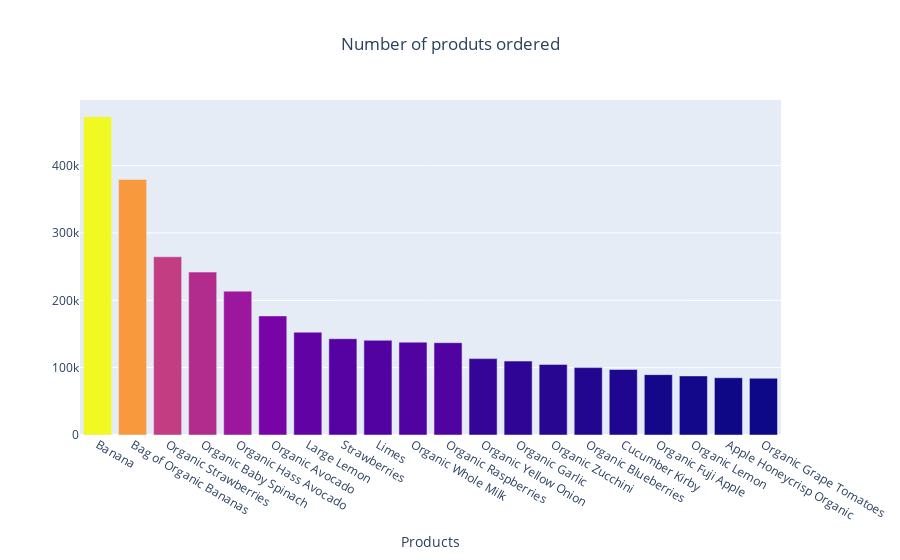

The notebook cell saved with this chart:
### Code cell
fig = go.Figure(
    data = go.Bar(x=result_2['product_name'].value_counts().head(20).index, 
             y=result_2['product_name'].value_counts().head(20).values, 
                  marker={'color': result_2['product_name'].value_counts().head(20).values,
            'colorscale': 'plasma'}, showlegend = False),
    layout = go.Layout(
        title = go.layout.Title(text = "Number of produts ordered", x = 0.5),
        xaxis = go.layout.XAxis(title = 'Products')
    )
)

fig.show()

#B = result_2['product_name'].value_counts(ascending=True).head(20)

### Figure 1 — Plotly figure (JSON) as saved in the notebook; plotly's stock layout.template omitted (floating-point values rounded to 4 significant figures)
{"data": [{"marker": {"color": [472565, 379450, 264683, 241921, 213584, 176815, 152657, 142951, 140627, 137905, 137057, 113426, 109778, 104823, 100060, 97315, 89632, 87746, 85020, 84255], "colorscale": [[0, "#0d0887"], [0.1111, "#46039f"], [0.2222, "#7201a8"], [0.3333, "#9c179e"], [0.4444, "#bd3786"], [0.5556, "#d8576b"], [0.6667, "#ed7953"], [0.7778, "#fb9f3a"], [0.8889, "#fdca26"], [1, "#f0f921"]]}, "showlegend": false, "type": "bar", "x": ["Banana", "Bag of Organic Bananas", "Organic Strawberries", "Organic Baby Spinach", "Organic Hass Avocado", "Organic Avocado", "Large Lemon", "Strawberries", "Limes", "Organic Whole Milk", "Organic Raspberries", "Organic Yellow Onion", "Organic Garlic", "Organic Zucchini", "Organic Blueberries", "Cucumber Kirby", "Organic Fuji Apple", "Organic Lemon", "Apple Honeycrisp Organic", "Organic Grape Tomatoes"], "y": [472565, 379450, 264683, 241921, 213584, 176815, 152657, 142951, 140627, 137905, 137057, 113426, 109778, 104823, 100060, 97315, 89632, 87746, 85020, 84255]}], "layout": {"title": {"text": "Number of produts ordered", "x": 0.5}, "xaxis": {"title": {"text": "Products"}}}}
